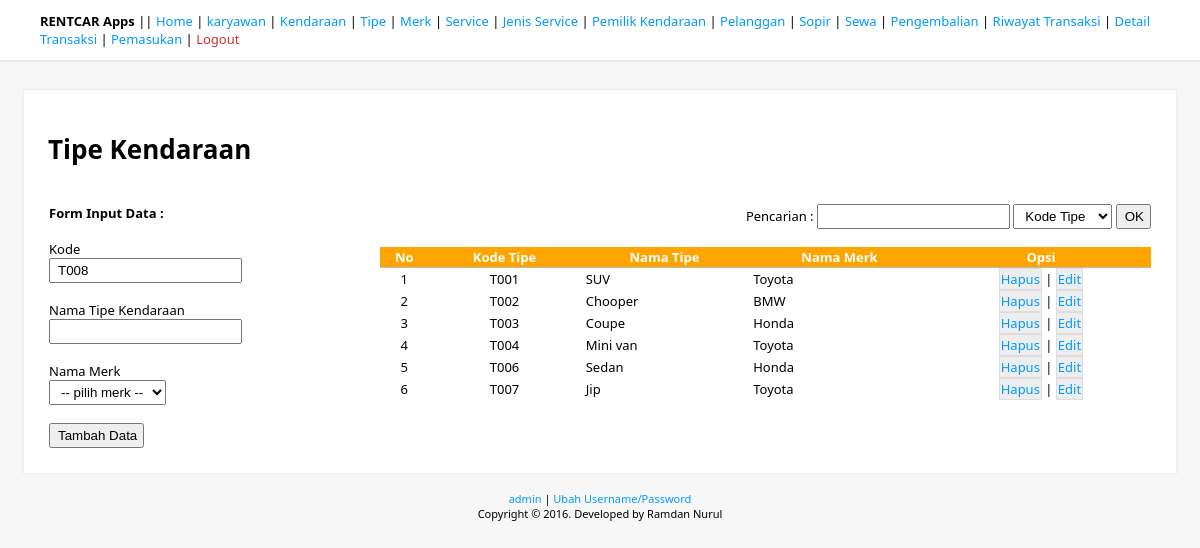
/type/index.php (signed in), run on the app's committed database.
### tables this page shows
CREATE TABLE IF NOT EXISTS `tb_type` (
  `IDType` varchar(7) NOT NULL,
  `NmType` varchar(20) NOT NULL,
  `KodeMerk` varchar(7) NOT NULL
);

### libs/pdo.class.crud.php (called while the page is built, shortened)
<?php
class crud extends PDO{
	public function select($tabel, $rows, $where = null, $order = null, $limit = null, $group = null){
		$command = 'SELECT '.$rows.' FROM '.$tabel;
		if ($order != null) {
			$command .=' ORDER BY '.$order;
		}
		if ($limit != null) {
			$command .=' LIMIT '.$limit;
		}
		$query = parent::prepare($command);
		$query->execute();
		$posts = array();
		while ($row = $query->fetch(PDO::FETCH_ASSOC)) {
			$posts[] = $row;
		}
		return $this->result =  json_encode(array('stand'=>$posts));
	}
}
?>

### type/index.php (the view, shortened to what this page needs)
<?php
include("../libs/library.php");
$title_page = "Tipe Kendaraan";
$db_table = "tb_type";
$btn_submit = '<input type="submit" name="inp_submit" value="Tambah Data">';
$ambildata = json_decode($db->select($db_table,"*"));
$dis_input = "";
$primary = "IDType";
$e_inp_kode = getKode($db->select($db_table,$primary,"","$primary DESC","0,1"),$primary,"T0");
$e_inp_nama = "";
$e_inp_merk = "";
$arrayMerk = get_array($db->select("tb_merk","*"),"KodeMerk","NmMerk");
$s_filter = array(
 'IDType' => "Kode Tipe",
 'NmType' => "Nama Tipe",
 'KodeMerk' => "Kode Merk"
);
?>
<!DOCTYPE html>
<html>
<head>
    <link rel="stylesheet" href="../css/main.css">
</head>
<body>
<?php echo get_navbar1() ?>
<div class="kotak-utama">
<h1><?php echo $title_page ?></h1>
<br>
<table width="100%" border="0">
 <tr>
  <td width="30%" valign="top">
    <form method="post">
     <strong class="title-form">Form Input Data :</strong> <br><br>
      Kode <br>
      <input type="text" name="inp_kode" value="<?php echo $e_inp_kode ?>" <?php echo $dis_input ?> required><br><br>
      Nama Tipe Kendaraan <br>
      <input type="text" name="inp_nama" value="<?php echo $e_inp_nama ?>" required><br><br>
      Nama Merk <br>
      <select name="inp_merk" required>
          <option value="">-- pilih merk --</option>
       <?php
        foreach($arrayMerk as $key => $value){
          $e_inp_merk==$key?$statSelect="Selected":$statSelect="";
         ?>
         <?php
        }
        ?>
      </select><br><br>
      <?php echo $btn_submit ?>
   </form>
  </td>
  <td valign="top">
   <form method="post" action="?f" class="align-right">
    Pencarian : <input type="text" name="inp_cari" value="<?php echo @$e_safe_cari ?>">
    <select name="inp_filter">
     <?php
    foreach($s_filter as $key => $value){
     $e_safe_filter==$key?$statSelect="Selected":$statSelect="";
     ?>
     <option value="<?php echo $key ?>" <?php echo $statSelect ?>><?php echo $value ?></option>
     <?php
    }
    ?>
    </select>
    <input type="submit" name="inp_btn_cari" value="OK">
   </form>
     <br>
   <table class="table" width="100%">
    <thead>
     <tr>
      <th>No</th>
      <th>Kode Tipe</th>
      <th>Nama Tipe</th>
      <th>Nama Merk</th>
      <th>Opsi</th>
     </tr>
    </thead>
    <?php
    if (!count($ambildata->stand)) {
     $standMessage = "<center>Data Kosong!</center>";
    }else{
    foreach($ambildata->stand as $idx => $stand){
    $idx++;
    echo "<tbody><tr>";
    ?>
    <td>
     <?php echo $idx ?>
    </td>
    <td>
     <?php echo $stand->IDType ?>
    </td>
    <td class="align-left">
     <?php echo $stand->NmType ?>
    </td>
    <td class="align-left">
     <?php echo $arrayMerk[$stand->KodeMerk] ?>
    </td>
    <td>
     <a href="?x/<?php echo $stand->IDType ?>">Hapus</a> |
     <a href="?e/<?php echo $stand->IDType ?>">Edit</a>
    </td>
    <?php
    echo "</tr></tbody>";
    }}
    ?>
   </table>
  </td>
 </tr>
</table>
</div>
 <br> <?php echo getFooter() ?> </body>
</html>

### css/main.css (style rules this page uses)
body { padding: 0; margin: 0; font-family: 'Segoe UI'; font-size: 13px; background: #F7F7F7; }
.kotak-utama { width: 92%; margin: auto; margin-top: 30px; padding: 2%; background: #FFF; box-shadow:0px 0px 1px 1px #EEE; }
.table > thead > tr { background: orange; color: #FFF; border-bottom: 1px solid #BBB; }
.table > tbody > tr > td { text-align: center; padding-left: 5px; padding-right: 5px; padding-top: 2px; padding-bottom: 2px; }
.table > tbody > tr > td > a { background: #eee; padding: 1px; border: 1px solid #DDD; transition: all ease 0.3s; }
.align-right { text-align: right!important; }
.align-left { text-align: left!important; }
table { border-collapse: collapse; }
a { text-decoration: none; color: #09f; cursor: pointer; }
form > input,form > select, form > select, form > textarea { padding: 3px; padding-left: 7px; padding-right: 5px; }

### data on the page
tb_type: IDType "T001", NmType "SUV", KodeMerk "Toyota"
tb_type: IDType "T002", NmType "Chooper", KodeMerk "BMW"
tb_type: IDType "T003", NmType "Coupe", KodeMerk "Honda"
tb_type: IDType "T004", NmType "Mini van", KodeMerk "Toyota"
tb_type: IDType "T006", NmType "Sedan", KodeMerk "Honda"
tb_type: IDType "T007", NmType "Jip", KodeMerk "Toyota"

### other printed values
$title_page "Tipe Kendaraan"
$_SESSION['config_username'] "admin"
form field inp_filter "Kode Tipe"
